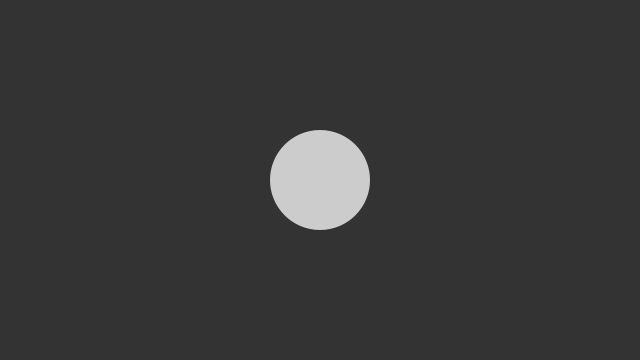
Frame 1 (no input)
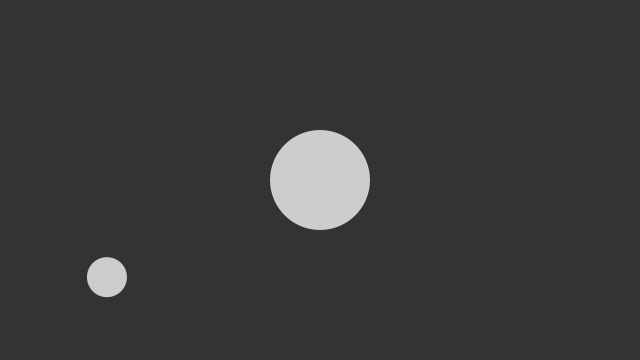
Frame 60 (the mouse pressed at the canvas centre just before this capture)
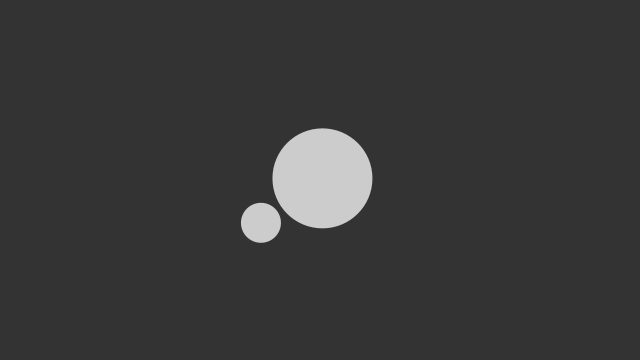
Frame 120 (the mouse held since frame 60 and released just before this capture)

The Processing sketch that drew these frames (run headless with seeded random() and noise(); from frame 60 on, the mouse is pressed at the canvas centre):

// Processing sketch: collidingBallsExample
// ── collidingBallsExample.pde
// https://processing.org/examples/circlecollision.html
// I made some changes...

Ball hitter;
PVector hitterPos;

Ball[] balls =  { 
  new Ball(100, 400, 20), 
  new Ball(700, 400, 30), 
};

void setup() {
  size(640, 360);
  hitterPos = new PVector(width/2, height/2);
  hitter = new Ball(hitterPos.x, hitterPos.y, 50);
}

void draw() {
  background(51);

  for (int i = 0; i < balls.length-1; i++) {
    Ball b = balls[i];
    b.update();
    b.display();
    b.checkBoundaryCollision();
  }
  
  println(hitterPos);
  
  //hitter.update();
  hitter.display();
  hitter.checkBoundaryCollision();
  hitter.newPosition(hitterPos);
  
  balls[0].checkCollision(balls[1]);
  
  // I added this
  hitter.checkCollision(balls[0]);
  hitter.checkCollision(balls[1]);
  
  
  
}

void keyPressed()
{
 if(key == CODED) {
  if(key == UP) {
    hitterPos = new PVector(hitterPos.x, hitterPos.y-1);
  }
  
  if(key == DOWN) {
    
  }
  
  if(key == LEFT) {
    
  }
  
  if(key == RIGHT) {
    
  }
 }
}







class Ball {
  PVector position;
  PVector velocity;

  float radius, m;

  Ball(float x, float y, float r_) {
    position = new PVector(x, y);
    velocity = PVector.random2D();
    velocity.mult(3);
    radius = r_;
    m = radius*.1;
  }
  
  void newPosition(PVector newPos)
  {
    this.position = newPos;
  }

  void update() {
    position.add(velocity);
  }

  void checkBoundaryCollision() {
    if (position.x > width-radius) {
      position.x = width-radius;
      velocity.x *= -1;
    } else if (position.x < radius) {
      position.x = radius;
      velocity.x *= -1;
    } else if (position.y > height-radius) {
      position.y = height-radius;
      velocity.y *= -1;
    } else if (position.y < radius) {
      position.y = radius;
      velocity.y *= -1;
    }
  }

  void checkCollision(Ball other) {

    // Get distances between the balls components
    PVector distanceVect = PVector.sub(other.position, position);

    // Calculate magnitude of the vector separating the balls
    float distanceVectMag = distanceVect.mag();

    // Minimum distance before they are touching
    float minDistance = radius + other.radius;

    if (distanceVectMag < minDistance) {
      float distanceCorrection = (minDistance-distanceVectMag)/2.0;
      PVector d = distanceVect.copy();
      PVector correctionVector = d.normalize().mult(distanceCorrection);
      other.position.add(correctionVector);
      position.sub(correctionVector);

      // get angle of distanceVect
      float theta  = distanceVect.heading();
      // precalculate trig values
      float sine = sin(theta);
      float cosine = cos(theta);

      /* bTemp will hold rotated ball positions. You 
       just need to worry about bTemp[1] position*/
      PVector[] bTemp = {
        new PVector(), new PVector()
      };

      /* this ball's position is relative to the other
       so you can use the vector between them (bVect) as the 
       reference point in the rotation expressions.
       bTemp[0].position.x and bTemp[0].position.y will initialize
       automatically to 0.0, which is what you want
       since b[1] will rotate around b[0] */
      bTemp[1].x  = cosine * distanceVect.x + sine * distanceVect.y;
      bTemp[1].y  = cosine * distanceVect.y - sine * distanceVect.x;

      // rotate Temporary velocities
      PVector[] vTemp = {
        new PVector(), new PVector()
      };

      vTemp[0].x  = cosine * velocity.x + sine * velocity.y;
      vTemp[0].y  = cosine * velocity.y - sine * velocity.x;
      vTemp[1].x  = cosine * other.velocity.x + sine * other.velocity.y;
      vTemp[1].y  = cosine * other.velocity.y - sine * other.velocity.x;

      /* Now that velocities are rotated, you can use 1D
       conservation of momentum equations to calculate 
       the final velocity along the x-axis. */
      PVector[] vFinal = {  
        new PVector(), new PVector()
      };

      // final rotated velocity for b[0]
      vFinal[0].x = ((m - other.m) * vTemp[0].x + 2 * other.m * vTemp[1].x) / (m + other.m);
      vFinal[0].y = vTemp[0].y;

      // final rotated velocity for b[0]
      vFinal[1].x = ((other.m - m) * vTemp[1].x + 2 * m * vTemp[0].x) / (m + other.m);
      vFinal[1].y = vTemp[1].y;

      // hack to avoid clumping
      bTemp[0].x += vFinal[0].x;
      bTemp[1].x += vFinal[1].x;

      /* Rotate ball positions and velocities back
       Reverse signs in trig expressions to rotate 
       in the opposite direction */
      // rotate balls
      PVector[] bFinal = { 
        new PVector(), new PVector()
      };

      bFinal[0].x = cosine * bTemp[0].x - sine * bTemp[0].y;
      bFinal[0].y = cosine * bTemp[0].y + sine * bTemp[0].x;
      bFinal[1].x = cosine * bTemp[1].x - sine * bTemp[1].y;
      bFinal[1].y = cosine * bTemp[1].y + sine * bTemp[1].x;

      // update balls to screen position
      other.position.x = position.x + bFinal[1].x;
      other.position.y = position.y + bFinal[1].y;

      position.add(bFinal[0]);

      // update velocities
      velocity.x = cosine * vFinal[0].x - sine * vFinal[0].y;
      velocity.y = cosine * vFinal[0].y + sine * vFinal[0].x;
      other.velocity.x = cosine * vFinal[1].x - sine * vFinal[1].y;
      other.velocity.y = cosine * vFinal[1].y + sine * vFinal[1].x;
    }
  }

  void display() {
    noStroke();
    fill(204);
    ellipse(position.x, position.y, radius*2, radius*2);
  }
}
